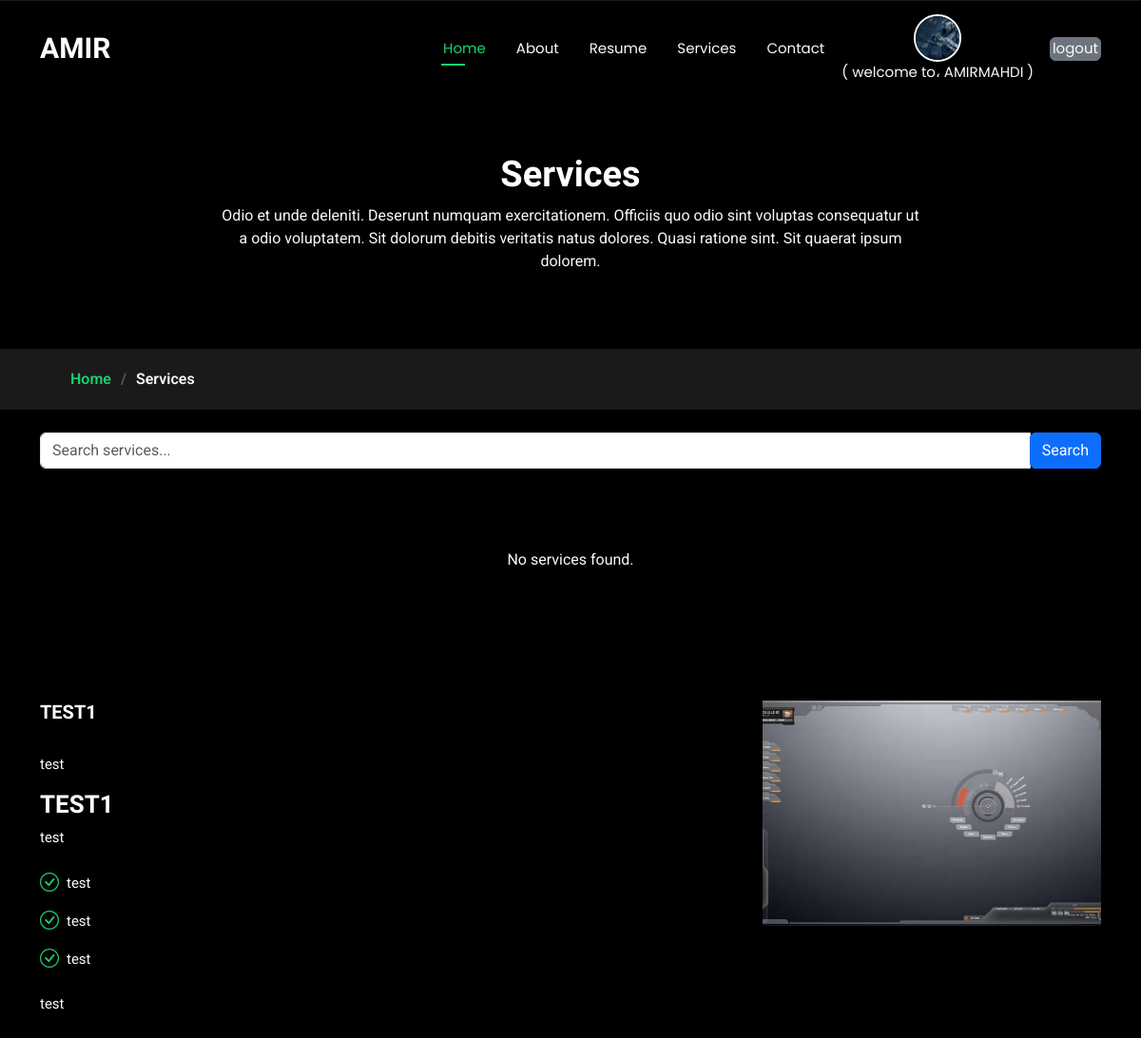
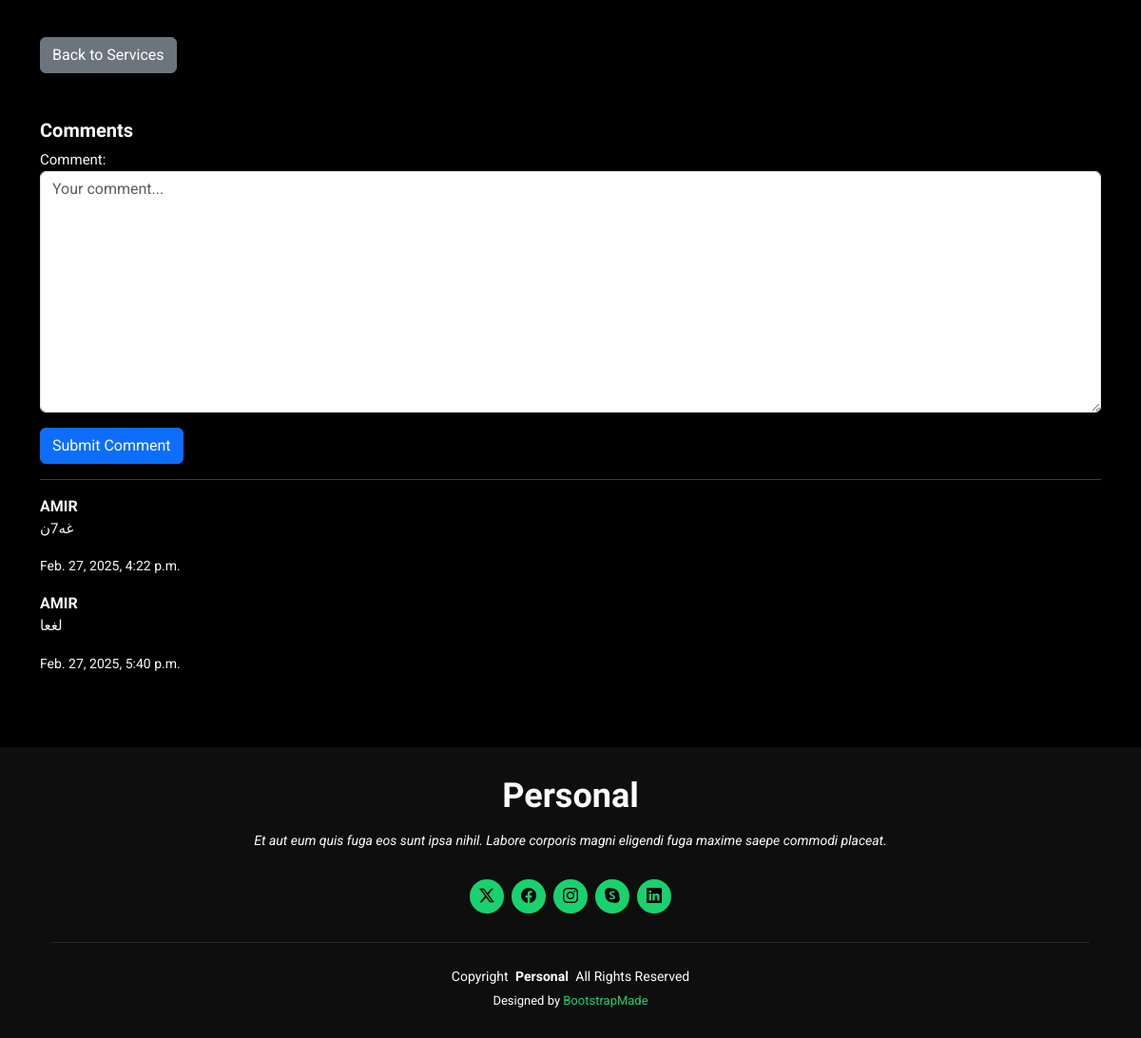
The app's page /service_details/7/ (signed in) with its own data (2 pictures, top to bottom).
### root/models.py (models this page shows, shortened)
class UserProfile(models.Model):
    user = models.OneToOneField(User, on_delete=models.CASCADE)
    image = models.ImageField(upload_to='profile_pics/', null=True, blank=True, default='profile_pics/11.jpg')
    reset_code = models.CharField(max_length=6, null=True, blank=True)

class Service(models.Model):
    name = models.CharField(max_length=100)
    scheduled = models.DateTimeField(default=timezone.now)
    content = models.TextField(default="test")
    name_servise = models.CharField(max_length=100, default="Default Service")
    about_content = models.TextField(default="test")
    image = models.ImageField(upload_to='services', default='services/default.jpg')
    Edelectus_content_name = models.TextField(default="test")
    Edelectus_content_Description = models.TextField(default="test")
    Temporibus_content_name = models.TextField(default="test")
    Temporibus_content_Description = models.TextField(default="test")
    Feature_content = models.TextField(default="test")
    Description_content_name = models.TextField(default="test")
    Description_content_Description = models.TextField(default="test")
    status = models.BooleanField(default=False)
    created_at = models.DateTimeField(auto_now_add=True)
    updated_at = models.DateTimeField(auto_now=True)
    class Meta:
        ordering = ('created_at',)

class ServiceComment(models.Model):
    service = models.ForeignKey(Service, on_delete=models.CASCADE, related_name='comments')
    user = models.ForeignKey(User, on_delete=models.CASCADE)
    comment = models.TextField()
    created_at = models.DateTimeField(auto_now_add=True)

### root/views.py (the view)
# urls.py: path('service_details/', service_details, name='service_details'),
def service_details(request, service_id):
    service = get_object_or_404(Service, id=service_id)
    comments = ServiceComment.objects.filter(service=service)
    if request.method == 'POST' and request.user.is_authenticated:
        form = ServiceCommentForm(request.POST)
        if form.is_valid():
            comment = form.save(commit=False)
            comment.service = service
            comment.user = request.user
            comment.save()
            return redirect('root:service_details', service_id=service.id)
    else:
        form = ServiceCommentForm()
    return render(request, 'root/services.html', {
        'service': service,
        'comments': comments,
        'form': form,
    })

### root/forms.py
class ServiceCommentForm(forms.ModelForm):
    class Meta:
        model = ServiceComment
        fields = ['comment']
        widgets = {
            'comment': forms.Textarea(attrs={'class': 'form-control', 'placeholder': 'Your comment...'}),
        }

### templates/root/services.html (shortened to what this page needs)
{% load static %}
<!DOCTYPE html>
<html lang="en">
<head>
  <link href="{% static 'assets/vendor/bootstrap/css/bootstrap.min.css' %}" rel="stylesheet">
  <link href="{% static 'assets/vendor/bootstrap-icons/bootstrap-icons.css' %}" rel="stylesheet">
  <link href="{% static 'assets/vendor/aos/aos.css' %}" rel="stylesheet">
  <link href="{% static 'assets/vendor/swiper/swiper-bundle.min.css' %}" rel="stylesheet">
  <link href="{% static 'assets/vendor/glightbox/css/glightbox.min.css' %}" rel="stylesheet">
  <link href="{% static 'assets/css/main.css' %}" rel="stylesheet">
</head>
<body class="index-page">
  <header id="header" class="header d-flex align-items-center fixed-top">
    <div class="container-fluid container-xl position-relative d-flex align-items-center justify-content-between">
      <a href="{% url 'root:home' %}" class="logo d-flex align-items-center">
        <h1 class="sitename">AMIR</h1>
      </a>
      <nav id="navmenu" class="navmenu">
        <ul>
          <li><a href={% url 'root:home' %} class="active">Home</a></li>
          <li><a href={% url 'root:about' %}>About</a></li>
          <li><a href={% url 'root:resume' %}>Resume</a></li>
          <li><a href={% url 'root:services' %}>Services</a></li>
          <li><a href={% url 'root:contact' %}>Contact</a></li>
          {% if user.is_authenticated %}
            <a href="{% url 'root:Change' %}" class="nav-link text-center">
              <img src="{% if user.userprofile.image %}{{ user.userprofile.image.url }}{% else %}/media/profile_pics/default.jpg{% endif %}"
                   alt="Profile Icon" class="profile-icon">
                   <span>( welcome to، {{ user.first_name}} )</span>
          </a>
          <span class="separator">ㅤ</span>
              <a href="{% url 'root:logout' %}" class="btn btn-secondary">logout</a>
          {% endif %}
        </ul>
      </nav>
    </div>
  </header>
  <main class="main">
    <div class="page-title" data-aos="fade">
      <div class="heading">
        <div class="container">
          <div class="row d-flex justify-content-center text-center">
            <div class="col-lg-8">
              <h1>Services</h1>
              <p class="mb-0">Odio et unde deleniti. Deserunt numquam exercitationem. Officiis quo odio sint voluptas consequatur ut a odio voluptatem. Sit dolorum debitis veritatis natus dolores. Quasi ratione sint. Sit quaerat ipsum dolorem.</p>
            </div>
          </div>
        </div>
      </div>
      <nav class="breadcrumbs">
        <div class="container">
          <ol>
            <li><a href="{% url 'root:home' %}">Home</a></li>
            <li class="current">Services</li>
          </ol>
        </div>
      </nav>
    </div>
    <div class="search-bar container my-4">
      <form method="GET">
        <div class="input-group">
          <input type="text" name="q" class="form-control" placeholder="Search services..." aria-label="Search services" value="{{ request.GET.q|default_if_none:'' }}">
          <div class="input-group-append">
            <button class="btn btn-primary" type="submit">Search</button>
          </div>
        </div>
      </form>
    </div>
    <section id="services" class="services section">
      <div class="container">
        <div class="row gy-4">
          {% if services %}
            {% for service in services %}
              <div class="col-lg-4 col-md-6" data-aos="fade-up" data-aos-delay="100">
                <div class="service-item position-relative">
                  <div class="icon">
                    {% if service.image %}
                      <img src="{{ service.image.url }}" alt="{{ service.name }}" class="img-fluid">
                    {% else %}
                      <i class="bi bi-activity"></i>
                    {% endif %}
                  </div>
                  <a href="{% url 'root:service_details' service.id %}" class="stretched-link">
                    <h3>{{ service.name }}</h3>
                  </a>
                  <p>{{ service.content|truncatewords:20 }}</p>
                </div>
              </div>
            {% endfor %}
          {% else %}
            <div class="col-12">
              <p class="text-center">No services found.</p>
            </div>
          {% endif %}
        </div>
      </div>
    </section>
    {% if service %}
    <section id="service-details" class="service-details section">
      <div class="container">
        <div class="row gy-4">
          <div class="col-lg-8" data-aos="fade-up" data-aos-delay="100">
            <div class="d-flex justify-content-between align-items-center mb-4">
              <h4 id="service-title">{{ service.name }}</h4>
            </div>
            <p id="service-description">{{ service.about_content }}</p>
            <h3 id="service-heading">{{ service.name }}</h3>
            <p id="service-content">{{ service.content }}</p>
            <ul id="service-features">
              <li><i class="bi bi-check-circle"></i> <span>{{ service.Edelectus_content_name }}</span></li>
              <li><i class="bi bi-check-circle"></i> <span>{{ service.Temporibus_content_name }}</span></li>
              <li><i class="bi bi-check-circle"></i> <span>{{ service.Feature_content }}</span></li>
            </ul>
            <p id="service-additional-info">
              {{ service.Description_content_Description }}
            </p>
            <br><br>
            <a href="{% url 'root:services' %}" class="btn btn-secondary">Back to Services</a>
          </div>
          <div class="col-lg-4" data-aos="fade-up" data-aos-delay="200">
            <img id="service-image" src="{{ service.image.url }}" alt="" class="img-fluid services-img">
          </div>
        </div>
        <div class="row mt-5">
          <div class="col-lg-12">
            <h4>Comments</h4>
            {% if request.user.is_authenticated %}
              <form method="post" action="{% url 'root:service_details' service.id %}">
                {{ form.as_p }}
                <button type="submit" class="btn btn-primary">Submit Comment</button>
              </form>
            {% else %}
              <p>Please <a href="{% url 'root:login' %}">login</a> to leave a comment.</p>
            {% endif %}
            <hr>
            {% for comment in comments %}
              <div class="comment mb-3">
                <strong>{{ comment.user.username }}</strong>
                <p>{{ comment.comment }}</p>
                <small>{{ comment.created_at }}</small>
              </div>
            {% endfor %}
          </div>
        </div>
      </div>
    </section>
    {% endif %}
  </main>
  <footer id="footer" class="footer dark-background">
    <div class="container">
      <h3 class="sitename">Personal</h3>
      <p>Et aut eum quis fuga eos sunt ipsa nihil. Labore corporis magni eligendi fuga maxime saepe commodi placeat.</p>
      <div class="social-links d-flex justify-content-center">
        <a href=""><i class="bi bi-twitter-x"></i></a>
        <a href=""><i class="bi bi-facebook"></i></a>
        <a href=""><i class="bi bi-instagram"></i></a>
        <a href=""><i class="bi bi-skype"></i></a>
        <a href=""><i class="bi bi-linkedin"></i></a>
      </div>
      <div class="container">
        <div class="copyright">
          <span>Copyright</span> <strong class="px-1 sitename">Personal</strong> <span>All Rights Reserved</span>
        </div>
        <div class="credits">
          Designed by <a href="https://bootstrapmade.com/">BootstrapMade</a>
        </div>
      </div>
    </div>
  </footer>
</body>
</html>

### templates/root/services.html (style rules this page uses)
.profile-icon { width: 50px; height: 50px; border-radius: 50%; object-fit: cover; border: 2px solid #fff; display: block; margin: 0 auto; }
.nav-link { display: flex; flex-direction: column; align-items: center; text-decoration: none; color: black; }

### records on screen
Service: name "TEST1", about_content "test", content "test", Edelectus_content_name "test", Temporibus_content_name "test", Feature_content "test", Description_content_Description "test", image (placeholder picture)
ServiceComment: user.username "AMIR", comment "غه7ن", created_at "Feb. 27, 2025, 4:22 p.m."
ServiceComment: user.username "AMIR", comment "لغعا", created_at "Feb. 27, 2025, 5:40 p.m."

### other values on screen
{{ user.first_name }} "AMIRMAHDI"
